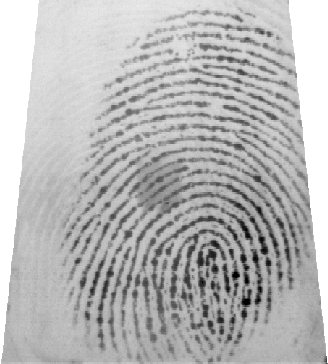
%> input picture code/6.tif, 328 x 364 px
$ octave --eval "result = rgb_of_img(imread('6.tif'));"   (GNU Octave 9; MATLAB toolbox functions it lacks are replaced by stand-ins)
%> lines starting %> are read from the running program, lines starting %| are printed output that depends on the picture
function a=rgb_of_img(I)
im=I;
%> im is the input picture: size 364x328 uint8; min 0, max 255, mean 183.3
m=mat2gray(im);
in=gray2ind(m,256);
rgb=ind2rgb(in,hot(256));
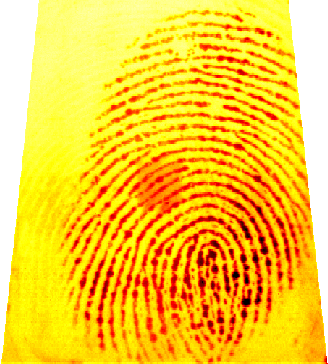
%> rgb: size 364x328x3 double; mean R, G, B 0.989, 0.797, 0.2
a = imresize(rgb,[300,200]);
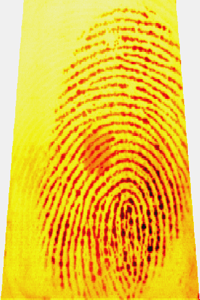
%> a: size 300x200x3 double; mean R, G, B 0.989, 0.797, 0.2; drawn with min black and max white


end

$ run again, on code/7.tif
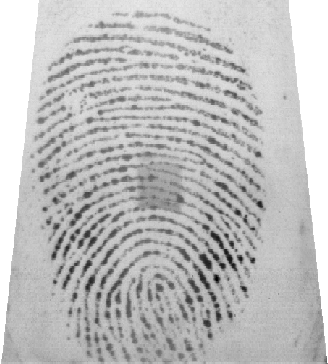
%> input picture code/7.tif, 328 x 364 px
%> in rgb_of_img, im is the input picture: size 364x328 uint8; min 0, max 255, mean 190
%> in rgb_of_img, `rgb=ind2rgb(in,hot(256));`:
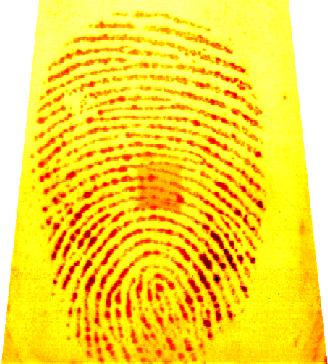
%> rgb: size 364x328x3 double; mean R, G, B 0.995, 0.856, 0.208
%> in rgb_of_img, `a = imresize(rgb,[300,200]);`:
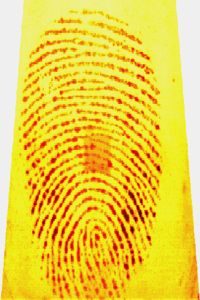
%> a: size 300x200x3 double; mean R, G, B 0.995, 0.856, 0.208; drawn with min black and max white
